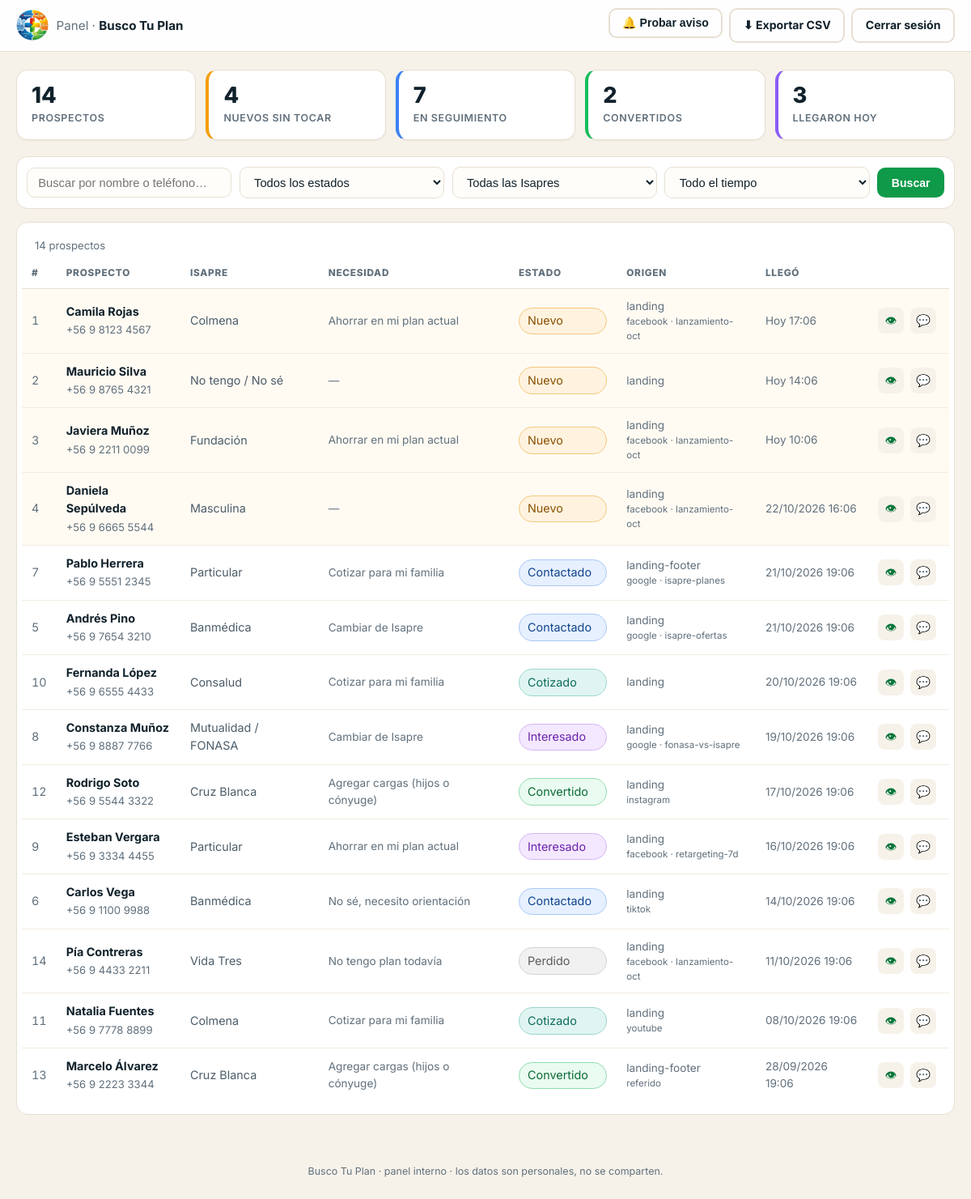
/admin/leads.php (signed in), run on the app's committed database.
### tables this page shows
CREATE TABLE IF NOT EXISTS `leads` (
  `id`                   INT UNSIGNED     NOT NULL AUTO_INCREMENT,
  `nombre`               VARCHAR(120)     NOT NULL,
  `telefono`             VARCHAR(32)      NOT NULL COMMENT 'Ej: +56987654321',
  `telefono_normalizado` VARCHAR(32)      NOT NULL COMMENT 'Solo dígitos nacionales',
  `email`                VARCHAR(160)     DEFAULT NULL,
  `isapre_actual`        VARCHAR(60)      DEFAULT NULL,
  `necesidad`            VARCHAR(60)      DEFAULT NULL,
  `cargas`               TINYINT UNSIGNED DEFAULT NULL,
  `mensaje`              TEXT             DEFAULT NULL,

   
  `origen`               VARCHAR(40)      NOT NULL DEFAULT 'landing',
  `utm_source`           VARCHAR(120)     DEFAULT NULL,
  `utm_medium`           VARCHAR(120)     DEFAULT NULL,
  `utm_campaign`         VARCHAR(160)     DEFAULT NULL,
  `utm_content`          VARCHAR(160)     DEFAULT NULL,
  `utm_term`             VARCHAR(160)     DEFAULT NULL,
  `variante`             VARCHAR(24)      DEFAULT NULL COMMENT 'CTA que vio: formulario | whatsapp',
  `referrer`             VARCHAR(500)     DEFAULT NULL,
  `landing_url`          VARCHAR(500)     DEFAULT NULL,
  `dispositivo`          VARCHAR(80)      DEFAULT NULL,
  `ip`                   VARCHAR(45)      DEFAULT NULL,
  `user_agent`           VARCHAR(500)     DEFAULT NULL,

   
  `estado`               ENUM('nuevo','contactado','interesado','cotizado',
                               'convertido','perdido') NOT NULL DEFAULT 'nuevo',
  `consentimiento`       TINYINT(1)       NOT NULL DEFAULT 0,
  `contactado_en`        DATETIME         DEFAULT NULL,
  `notas`                TEXT             DEFAULT NULL,

  `created_at`           DATETIME         NOT NULL DEFAULT CURRENT_TIMESTAMP,
  `updated_at`           DATETIME         NOT NULL DEFAULT CURRENT_TIMESTAMP
                                       ON UPDATE CURRENT_TIMESTAMP,

  PRIMARY KEY (`id`),
  KEY `idx_estado`  (`estado`),
  KEY `idx_created` (`created_at`),
  KEY `idx_tel`     (`telefono_normalizado`)
);

### admin/_guard.php (called while the page is built, shortened)
<?php
require_once dirname(__DIR__) . '/config.php';
if (!function_exists('btp_rand')) {
    function e($s) { return htmlspecialchars((string) $s, ENT_QUOTES, 'UTF-8'); }
    function db()
    {
        return btp_conectar();
    }
}
function btp_estados()
{
    return array('nuevo', 'contactado', 'interesado', 'cotizado', 'convertido', 'perdido');
}

### config.php (called while the page is built, shortened)
<?php
if (!function_exists('btp_conectar')) {
    function btp_conectar()
    {
        static $pdo = null;
        if ($pdo !== null) { return $pdo; }
        $dsn = 'mysql:host=' . DB_HOST . ';port=' . DB_PORT . ';dbname=' . DB_NAME . ';charset=utf8mb4';
        $pdo = new PDO($dsn, DB_USER, DB_PASS, array(
            PDO::ATTR_ERRMODE            => PDO::ERRMODE_EXCEPTION,
            PDO::ATTR_DEFAULT_FETCH_MODE => PDO::FETCH_ASSOC,
            PDO::ATTR_EMULATE_PREPARES   => false,
        ));
        try {
            $tzScl  = new DateTimeZone('America/Santiago');
            $offset = (new DateTime('now', $tzScl))->format('P');
            $pdo->exec("SET time_zone = '" . $offset . "'");
        } catch (Exception $e) {
            @error_log('btp: no se pudo fijar time_zone (' . $e->getMessage() . ')');
        }
        return $pdo;
    }
}

### admin/leads.php (the view, shortened to what this page needs)
<?php
require __DIR__ . '/_guard.php';
$estados = btp_estados();
$perPage = 25;
$filtro = function ($clave, $max) {
    $v = isset($_GET[$clave]) ? (string) $_GET[$clave] : '';
    return mb_substr(trim($v), 0, $max, 'UTF-8');
};
$q       = $filtro('q', 60);
$rango   = $filtro('rango', 4);
$page    = max(1, (int) (isset($_GET['page']) ? $_GET['page'] : 1));
$qs = array();
$filtrosQS = http_build_query($qs);
$where  = array();
$params = array();
$wSQL = $where ? (' WHERE ' . implode(' AND ', $where)) : '';
$kpi = db()->query("SELECT COUNT(*) total,
                           COALESCE(SUM(estado = 'nuevo'),0) nuevos,
                           COALESCE(SUM(estado IN ('contactado','interesado','cotizado')),0) seguimiento,
                           COALESCE(SUM(estado = 'convertido'),0) convertidos,
                           COALESCE(SUM(DATE(created_at) = CURDATE()),0) hoy
                    FROM leads")->fetch();
$st = db()->prepare('SELECT COUNT(*) FROM leads' . $wSQL);
$st->execute($params);
$totalFiltrado = (int) $st->fetchColumn();
$st = db()->prepare('SELECT id, nombre, telefono, isapre_actual, necesidad, estado, origen,
                            utm_source, utm_campaign, dispositivo, ip, created_at, contactado_en
                     FROM leads' . $wSQL . ' ORDER BY created_at DESC, id DESC
                     LIMIT :lim OFFSET :des');
$st->bindValue(':lim', $perPage, PDO::PARAM_INT);
$st->bindValue(':des', ($page - 1) * $perPage, PDO::PARAM_INT);
$st->execute();
$leads = $st->fetchAll();
function fmt_tel($t)
{
    $d = preg_replace('/\D+/', '', (string) $t);
    if (strpos($d, '56') === 0 && strlen($d) >= 11) {
        $d = substr($d, 2);
        return '+56 ' . (strlen($d) === 9 ? substr($d, 0, 1) . ' ' . substr($d, 1, 4) . ' ' . substr($d, 5)
                                           : $d);
    }
    return $t;
}
function wa_de($t) { return 'https://wa.me/' . preg_replace('/\D+/', '', (string) $t); }
function fecha_corta($f)
{
    $ts = strtotime($f);
    $mismoDia = date('Y-m-d') === date('Y-m-d', $ts);
    return $mismoDia
        ? 'Hoy ' . date('H:i', $ts)
        : date('d/m/Y', $ts) . ' ' . date('H:i', $ts);
}
$badge = array(
    'nuevo' => 'b-nuevo', 'contactado' => 'b-contactado', 'interesado' => 'b-interesado',
    'cotizado' => 'b-cotizado', 'convertido' => 'b-convertido', 'perdido' => 'b-perdido',
);
?>
<!doctype html>
<html lang="es-CL">
<head>
<link rel="stylesheet" href="../assets/css/panel.css?v=20261020a">
</head>
<body class="panel-body">
<header class="panel-top">
  <div class="panel-top-in">
    <a class="panel-brand" href="leads.php">
      <img src="../assets/img/logo-icon.webp" alt="" width="40" height="40">
      <span>Panel · <strong>Busco Tu Plan</strong></span>
    </a>
    <nav class="panel-acciones">
      <form method="post" class="inline-form"
            onsubmit="return confirm('Enviar un aviso de prueba por Telegram / correo?')">
        <button type="submit" class="btn-panel btn-panel-ghost">🔔 Probar aviso</button>
      </form>
      <a class="btn-panel btn-panel-ghost"
         href="export.php?<?= e($filtrosQS) ?>">⬇ Exportar CSV</a>
      <a class="btn-panel btn-panel-ghost" href="logout.php">Cerrar sesión</a>
    </nav>
  </div>
</header>
<main class="panel-main">
  <section class="kpis">
    <div class="kpi"><b><?= (int) $kpi['total'] ?></b><span>Prospectos</span></div>
    <div class="kpi kpi-nuevo"><b><?= (int) $kpi['nuevos'] ?></b><span>Nuevos sin tocar</span></div>
    <div class="kpi kpi-seg"><b><?= (int) $kpi['seguimiento'] ?></b><span>En seguimiento</span></div>
    <div class="kpi kpi-conv"><b><?= (int) $kpi['convertidos'] ?></b><span>Convertidos</span></div>
    <div class="kpi kpi-hoy"><b><?= (int) $kpi['hoy'] ?></b><span>Llegaron hoy</span></div>
  </section>
  <form class="filtros" method="get" action="leads.php">
    <div class="filtros-campo">
      <input type="search" name="q" value="<?= e($q) ?>" placeholder="Buscar por nombre o teléfono…">
    </div>
    <div class="filtros-campo">
      <select name="estado" onchange="this.form.submit()">
        <option value="">Todos los estados</option>
      </select>
    </div>
    <div class="filtros-campo">
      <select name="isapre" onchange="this.form.submit()">
        <option value="">Todas las Isapres</option>
      </select>
    </div>
    <div class="filtros-campo">
      <select name="rango" onchange="this.form.submit()">
        <option value="" <?= $rango === '' ? 'selected' : '' ?>>Todo el tiempo</option>
      </select>
    </div>
    <button type="submit" class="btn-panel btn-panel-verde">Buscar</button>
  </form>
  <section class="tabla-wrap">
    <p class="tabla-resumen">
      <?= $totalFiltrado ?> <?= $totalFiltrado === 1 ? 'prospecto' : 'prospectos' ?>
    </p>
    <?php if (!$leads): ?>
      <div class="vacio-grande">
        <p><strong>Aún no hay prospectos con estos filtros.</strong></p>
        <p>Cuando alguien complete el formulario de la landing aparecerá aquí al instante.</p>
      </div>
    <?php else: ?>
      <div class="tabla-scroll">
      <table class="tabla">
        <thead>
          <tr>
            <th>#</th><th>Prospecto</th><th>Isapre</th><th>Necesidad</th>
            <th>Estado</th><th>Origen</th><th>Llegó</th><th></th>
          </tr>
        </thead>
        <tbody>
          <?php foreach ($leads as $l): ?>
            <tr class="<?= $l['estado'] === 'nuevo' ? 'fila-nueva' : '' ?>">
              <td class="num"><?= (int) $l['id'] ?></td>
              <td>
                <a class="nombre" href="leads.php?ver=<?= (int) $l['id'] ?>&<?= e($filtrosQS) ?>"><?= e($l['nombre']) ?></a>
                <span class="tel"><?= e(fmt_tel($l['telefono'])) ?></span>
              </td>
              <td><?= e($l['isapre_actual'] ?: '—') ?></td>
              <td class="sutil"><?= e($l['necesidad'] ?: '—') ?></td>
              <td>
                <form method="post" class="inline-form" onchange="this.submit()">
                  <select name="estado" class="badge <?= isset($badge[$l['estado']]) ? $badge[$l['estado']] : '' ?>">
                    <?php foreach ($estados as $s): ?>
                      <option value="<?= $s ?>" <?= $l['estado'] === $s ? 'selected' : '' ?>><?= ucfirst($s) ?></option>
                    <?php endforeach; ?>
                  </select>
                </form>
              </td>
              <td class="sutil">
                <?= e($l['origen']) ?>
                <?php if ($l['utm_source']): ?><small class="utm"><?= e($l['utm_source']) ?><?php if ($l['utm_campaign']): ?> · <?= e($l['utm_campaign']) ?><?php endif; ?></small><?php endif; ?>
              </td>
              <td class="sutil"><?= e(fecha_corta($l['created_at'])) ?></td>
              <td class="acciones">
                <a class="icono" title="Ver y dar seguimiento"
                   href="leads.php?ver=<?= (int) $l['id'] ?>&<?= e($filtrosQS) ?>">👁</a>
                <a class="icono" title="Escribir por WhatsApp" target="_blank" rel="noopener"
                   href="<?= e(wa_de($l['telefono'])) ?>?text=<?= rawurlencode('Hola ' . $l['nombre'] . ', te escribo de Busco Tu Plan por tu cotización de plan de Isapre.') ?>">💬</a>
              </td>
            </tr>
          <?php endforeach; ?>
        </tbody>
      </table>
      </div>
    <?php endif; ?>
  </section>
</main>
<footer class="panel-pie">
  Busco Tu Plan · panel interno · los datos son personales, no se comparten.
</footer>
</body>
</html>

### data on the page
leads: id "1", nombre "Camila Rojas", telefono "+56 9 8123 4567", isapre_actual "Colmena", necesidad "Ahorrar en mi plan actual", estado "Nuevo", origen "landing", utm_source "facebook", utm_campaign "lanzamiento-oct", created_at "Hoy 17:06"
leads: id "2", nombre "Mauricio Silva", telefono "+56 9 8765 4321", isapre_actual "No tengo / No sé", necesidad "—", estado "Nuevo", origen "landing", created_at "Hoy 14:06"
leads: id "3", nombre "Javiera Muñoz", telefono "+56 9 2211 0099", isapre_actual "Fundación", necesidad "Ahorrar en mi plan actual", estado "Nuevo", origen "landing", utm_source "facebook", utm_campaign "lanzamiento-oct", created_at "Hoy 10:06"
leads: id "4", nombre "Daniela Sepúlveda", telefono "+56 9 6665 5544", isapre_actual "Masculina", necesidad "—", estado "Nuevo", origen "landing", utm_source "facebook", utm_campaign "lanzamiento-oct", created_at "22/10/2026 16:06"
leads: id "7", nombre "Pablo Herrera", telefono "+56 9 5551 2345", isapre_actual "Particular", necesidad "Cotizar para mi familia", estado "Contactado", origen "landing-footer", utm_source "google", utm_campaign "isapre-planes", created_at "21/10/2026 19:06"
leads: id "5", nombre "Andrés Pino", telefono "+56 9 7654 3210", isapre_actual "Banmédica", necesidad "Cambiar de Isapre", estado "Contactado", origen "landing", utm_source "google", utm_campaign "isapre-ofertas", created_at "21/10/2026 19:06"
leads: id "10", nombre "Fernanda López", telefono "+56 9 6555 4433", isapre_actual "Consalud", necesidad "Cotizar para mi familia", estado "Cotizado", origen "landing", created_at "20/10/2026 19:06"
leads: id "8", nombre "Constanza Muñoz", telefono "+56 9 8887 7766", isapre_actual "Mutualidad / FONASA", necesidad "Cambiar de Isapre", estado "Interesado", origen "landing", utm_source "google", utm_campaign "fonasa-vs-isapre", created_at "19/10/2026 19:06"
leads: id "12", nombre "Rodrigo Soto", telefono "+56 9 5544 3322", isapre_actual "Cruz Blanca", necesidad "Agregar cargas (hijos o cónyuge)", estado "Convertido", origen "landing", utm_source "instagram", created_at "17/10/2026 19:06"
leads: id "9", nombre "Esteban Vergara", telefono "+56 9 3334 4455", isapre_actual "Particular", necesidad "Ahorrar en mi plan actual", estado "Interesado", origen "landing", utm_source "facebook", utm_campaign "retargeting-7d", created_at "16/10/2026 19:06"
leads: id "6", nombre "Carlos Vega", telefono "+56 9 1100 9988", isapre_actual "Banmédica", necesidad "No sé, necesito orientación", estado "Contactado", origen "landing", utm_source "tiktok", created_at "14/10/2026 19:06"
leads: id "14", nombre "Pía Contreras", telefono "+56 9 4433 2211", isapre_actual "Vida Tres", necesidad "No tengo plan todavía", estado "Perdido", origen "landing", utm_source "facebook", utm_campaign "lanzamiento-oct", created_at "11/10/2026 19:06"
leads: id "11", nombre "Natalia Fuentes", telefono "+56 9 7778 8899", isapre_actual "Colmena", necesidad "Cotizar para mi familia", estado "Cotizado", origen "landing", utm_source "youtube", created_at "08/10/2026 19:06"
leads: id "13", nombre "Marcelo Álvarez", telefono "+56 9 2223 3344", isapre_actual "Cruz Blanca", necesidad "Agregar cargas (hijos o cónyuge)", estado "Convertido", origen "landing-footer", utm_source "referido", created_at "28/09/2026 19:06"

### other printed values
$kpi['total'] "14"
$kpi['nuevos'] "4"
$kpi['seguimiento'] "7"
$kpi['convertidos'] "2"
$kpi['hoy'] "3"
$totalFiltrado "14"
